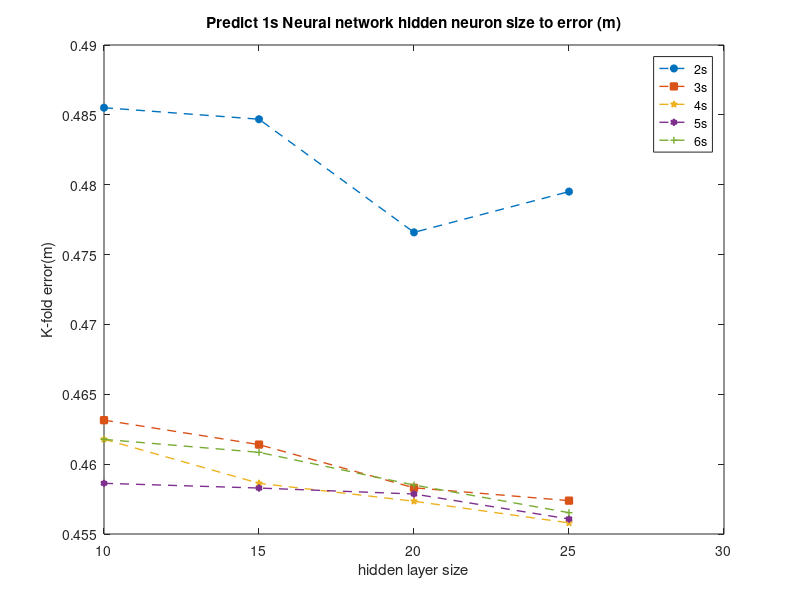

MATLAB code for this plot: (Note: this script raises an error after producing the figure.)
%% ERROR Analysis on errMeasurement on K-fold 
% for segmentation feature extraction
load('errMeasurement_1.mat');
A = errMeasurement(:,2:end-1);
load('errMeasurement_2.mat')
B = errMeasurement(:,2:end-1);
%%
A = [A;B];
sec3err = cell2mat(arrayfun(@(idx) str2num(char(A(:,idx))),1:5,'UniformOutput',0));
%% get the max result for 5 random initialization
x =[];
for k = 2:2:6
    for i = 4:2:12
        for j = 10:5:25       
            idx = find((sec3err(:,1)==k & sec3err(:,2)==i & sec3err(:,3)==j));
            idx = sum(idx.*(idx & (sec3err(idx,5) == max(sec3err(idx,5)))));
            thisrow = sec3err(idx,:);
            x = [x; thisrow];
        end
    end
end
%% 
Modelerr = cell(1,3);
Modelerr = arrayfun(@(idx) sec3err(sec3err(:,1)==idx,:),2:2:6,'UniformOutput',0);
%%

close all;
marker = {'o','s','p','h','+','*','p','h','s'};
%colorR = rand(5,3);
for i = 1:3
   figure(i);
   markeridx=1;
    for windowSize = 4:2:12
            
            %color = RGB(windowSize-1,:);
            hiddenSize = 10:5:25;
            randomSeed = 5;
            index = Modelerr{i}(:,2)==windowSize;
            ploterror = min(reshape(Modelerr{i}(index,5),randomSeed,[]));
            modelPlot = plot(hiddenSize,ploterror, ...
                [marker{markeridx} '--'],'MarkerSize',5, ...
                'LineWidth',1);%'Color',color);
              set(modelPlot, 'MarkerFaceColor', get(modelPlot, 'Color'));
            %[i windowSize find(ModelError{i}(index,5) == min(ModelError{i}(index,5))) min(ModelError{i}(index,5))]
            hold on;
            markeridx = markeridx +1;
            %[i windowSize]
            pause();
    end


    title(['Predict ' num2str(i)  's Neural network hidden neuron size to error (m)']);
    xlabel('hidden layer size');
    ylabel('K-fold error(m)');
    hleg = legend('2s','3s','4s','5s','6s');
    htitle = get(hleg,'Title');
    title(htitle,'windowSize')
    hold off;
end





